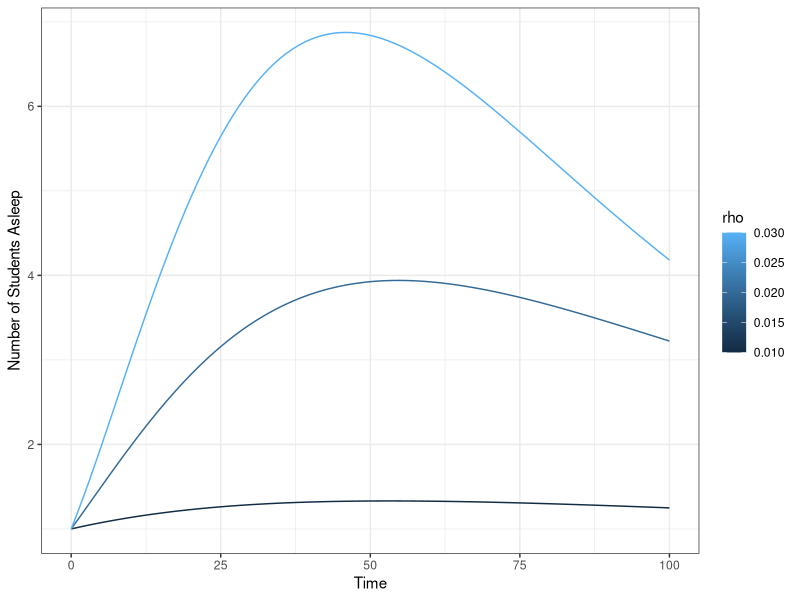
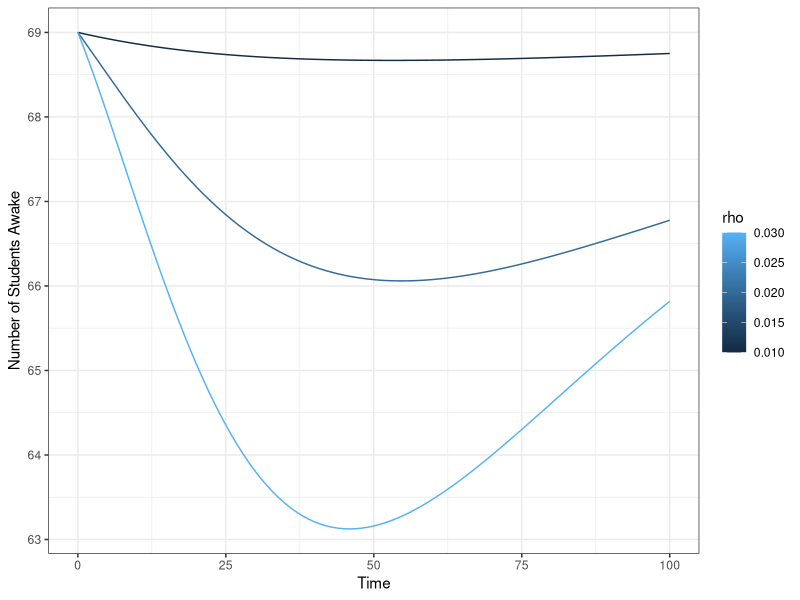
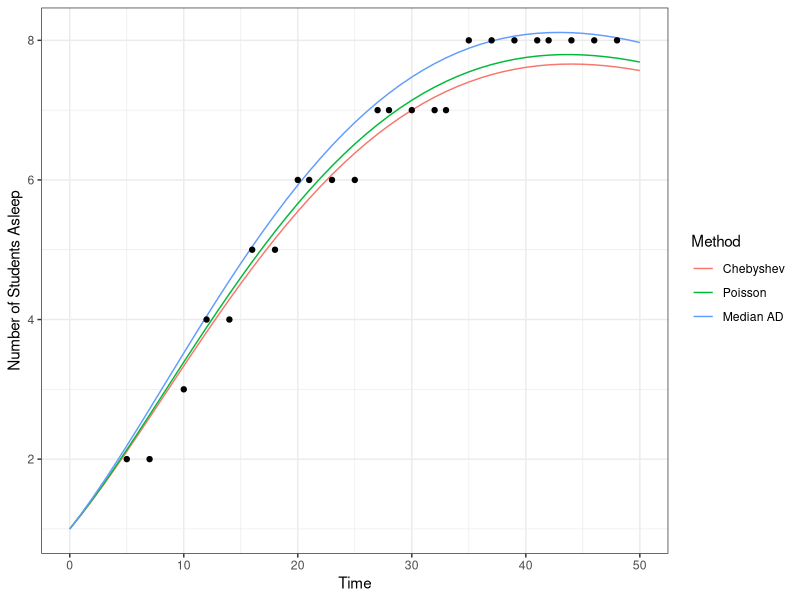
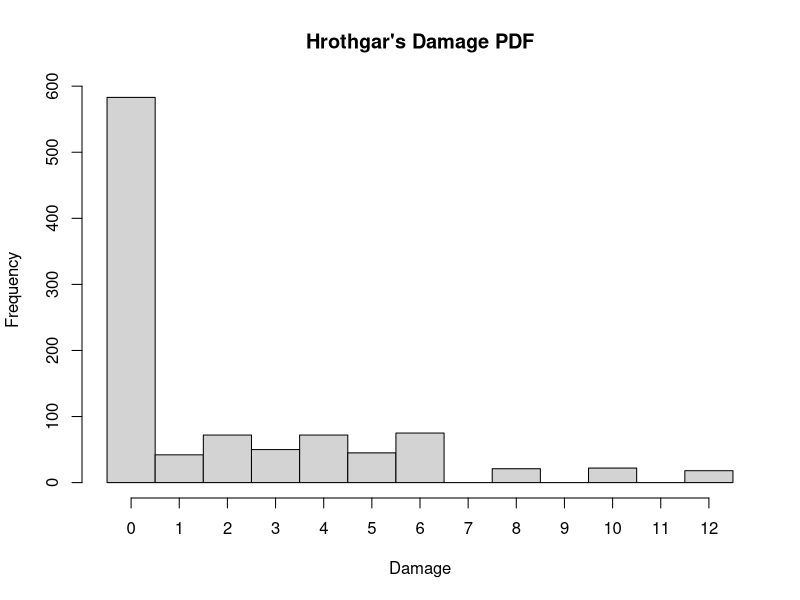
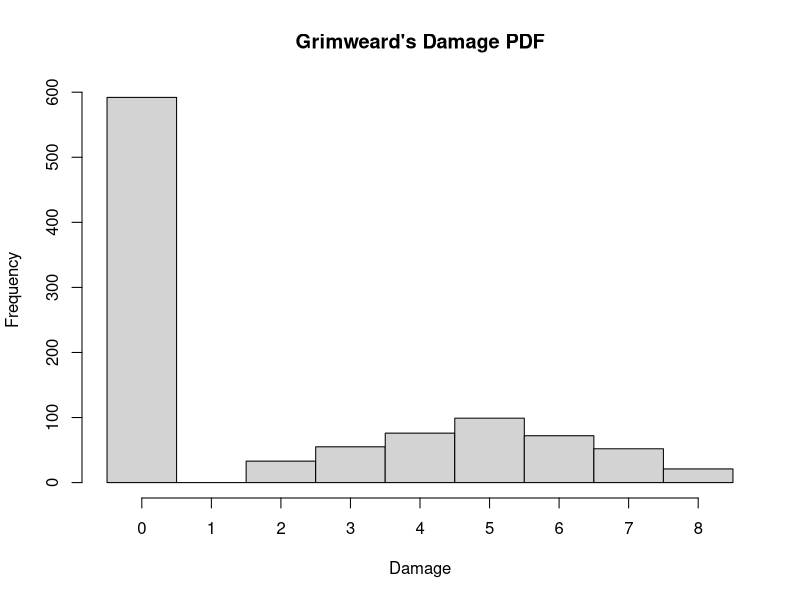
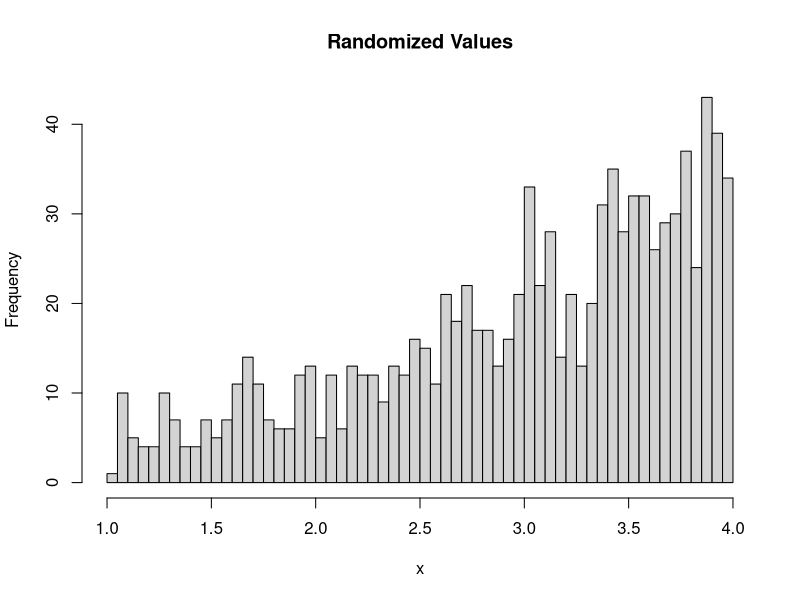
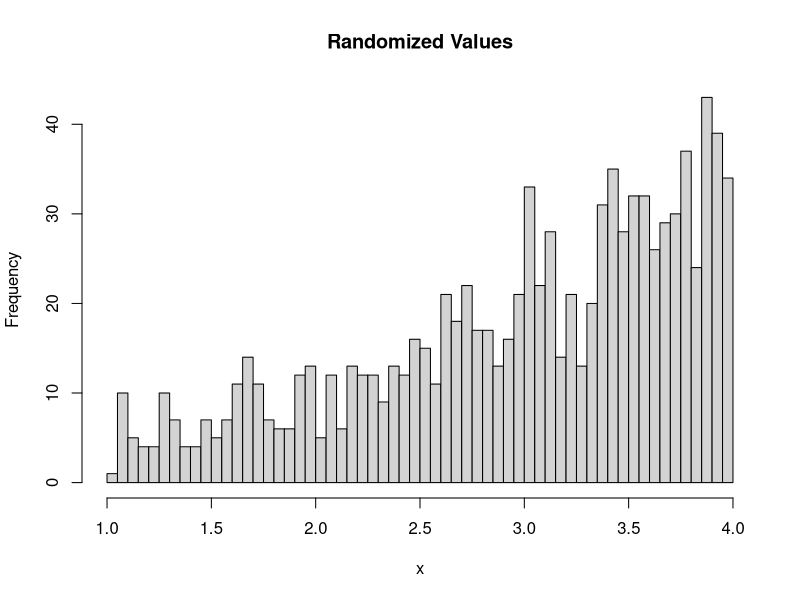

Write R code to recreate these figures, in order.
## ---- chunk 1
rho <- 0.02
A <- 69
Z <- 1

data <- data.frame(Time=0, A = A, Z = Z)

for(i in 1:100){
  DeltaA <- -rho*A*(Z/70)^0.5
  DeltaZ <- rho*A*(Z/70)^0.5 - Z/15
  A <- A + DeltaA
  Z <- Z + DeltaZ
  data <- rbind(data, data.frame(Time = i, "A" = A, "Z" = Z))
}

data$rho <- 0.02

rho <- 0.03 #my second choice
A <- 69
Z <- 1

data2 <- data.frame(Time=0, A = A, Z = Z)

for(i in 1:100){
  DeltaA <- -rho*A*(Z/70)^0.5
  DeltaZ <- rho*A*(Z/70)^0.5 - Z/15
  A <- A + DeltaA
  Z <- Z + DeltaZ
  data2 <- rbind(data2, data.frame(Time = i, "A" = A, "Z" = Z))
}

data2$rho <- 0.03

rho <- 0.01 #my third choice
A <- 69
Z <- 1

data3 <- data.frame(Time=0, A = A, Z = Z)

for(i in 1:100){
  DeltaA <- -rho*A*(Z/70)^0.5
  DeltaZ <- rho*A*(Z/70)^0.5 - Z/15
  A <- A + DeltaA
  Z <- Z + DeltaZ
  data3 <- rbind(data3, data.frame(Time = i, "A" = A, "Z" = Z))
}

data3$rho <- 0.01

Data <- rbind(data, rbind(data2,data3))

library(ggplot2)

g <- ggplot(Data,aes(x=Time, y = Z, col = rho, group = rho))

g + geom_line() + theme_bw() + ylab("Number of Students Asleep")

g <- ggplot(Data,aes(x=Time, y = 70-Z, col = rho, group = rho))

g + geom_line() + theme_bw() + ylab("Number of Students Awake")
## ---- chunk 2
sleepers <- data.frame(Minutes = c(5, 7, 10, 12, 14, 16, 18, 20, 21, 23, 25, 27, 28, 30, 32, 33, 35, 37, 39, 41, 42, 44, 46, 48), Asleep = c(2, 2, 3, 4, 4, 5, 5, 6, 6, 6, 6, 7, 7, 7, 7, 7, 8, 8, 8, 8, 8, 8, 8, 8))
knitr::kable(sleepers)
## ---- chunk 3
medianAD <- function(y, yhat) median(abs(y - yhat)) #calculate the median absolute deviation per instruction

objectiveFunction <- function(x, obs, dist = "medianAD") {
  
  ##model the values
  rho <- x 
  A <- 69
  Z <- 1
  
  sim <- data.frame(Time=0, A = A, Z = Z)
  
  for(i in 1:100){
    DeltaA <- -rho*A*(Z/70)^0.5
    DeltaZ <- rho*A*(Z/70)^0.5 - Z/15
    A <- A + DeltaA
    Z <- Z + DeltaZ
    sim <- rbind(sim, data.frame(Time = i, "A" = A, "Z" = Z))
  }
    
  eval(call(dist, obs$Asleep, sim$Z[sim$Time %in% obs$Minutes]))
}

fit1 <- optim(0.02, objectiveFunction, obs = sleepers, method = "Brent", lower = 0, upper = 0.1)
fit1$par #best value of rho
fit1$convergence #check convergence
## ---- chunk 4
chebyshev <- function(y, yhat) max(abs(y - yhat))
llpois <- function(y, yhat) sum(dpois(y, yhat, log = T))

fit2 <- optim(0.02, objectiveFunction, obs = sleepers, dist = "chebyshev", method = "Brent", lower = 0, upper = 0.1)
fit3 <- optim(0.02, objectiveFunction, obs = sleepers, dist = "llpois", method = "Brent", lower = 0, upper = 0.1, control = list(fnscale = -1))

c("rho"=fit2$par,"conv"=fit2$convergence)
c("rho"=fit3$par,"conv"=fit3$convergence)
## ---- chunk 5
FitData <- data.frame(Time = 0, A = 0, Z = 0, rho = 0)
FitData <- FitData[0,]

for(rho in c(fit1$par,fit2$par,fit3$par)){
  A <- 69
  Z <- 1
  
  fitdata <- data.frame(Time=0, A = A, Z = Z)
  
  for(i in 1:50){
    DeltaA <- -rho*A*(Z/70)^0.5
    DeltaZ <- rho*A*(Z/70)^0.5 - Z/15
    A <- A + DeltaA
    Z <- Z + DeltaZ
    fitdata <- rbind(fitdata, data.frame(Time = i, "A" = A, "Z" = Z))
  }
  
  fitdata$rho <- rho
  
  FitData <- rbind(FitData,fitdata)
}

g <- ggplot(FitData,aes(x=Time, y = Z, col = as.factor(rho), group = rho))

g + geom_line() + theme_bw() + ylab("Number of Students Asleep") + geom_point(data=sleepers, aes(x = Minutes, y = Asleep), col = "black") + scale_color_discrete(name = "Method", labels = c("Chebyshev","Poisson", "Median AD"))
## ---- chunk 6
set.seed(132412)

hrothgar.attack <- function(){
  hit.die <- sample(1:20,1)
  dmg <- sample(1:6,1)
  if(hit.die > 17) return(dmg*2)
  if(hit.die > 11) return(dmg)
  0
}

grimweard.attack <- function(){
  hit.die <- sample(1:10,1)
  dmg <- sum(sample(1:4,2, replace = T))
  if(hit.die > 6) return(dmg)
  0
}

CDF.hrothgar <- ecdf(replicate(10000,hrothgar.attack()))
rdmg.hrothgar <- function(n=1) unname(quantile(CDF.hrothgar, runif(n)))

CDF.grimweard <- ecdf(replicate(10000,grimweard.attack()))
rdmg.grimweard <- function(n=1) unname(quantile(CDF.grimweard, runif(n)))

h1 <- hist(rdmg.hrothgar(1000),main = "Hrothgar's Damage PDF", xlab = "Damage", breaks = 0:13,right=F, xaxt = "n")
axis(1, at = h1$mids, labels = 0:12)

h2 <- hist(rdmg.grimweard(1000),main = "Grimweard's Damage PDF", xlab = "Damage", breaks = 0:9, right=F, xaxt ="n")
axis(1, at = h2$mids, labels = 0:8)
## ---- chunk 7
battle <- function(){
  hrothgar <- 25
  grimweard <- 15
  
  #generate random damage and then look at the cumulative sum
  cumdmg.hrothgar <- cumsum(rdmg.hrothgar(100)) 
  cumdmg.grimweard <- cumsum(rdmg.grimweard(100))
  
  #figure out how many turns it took for the cumulative sum to exceed the respective HP values
  nToWin.hrothgar <- sum(cumdmg.hrothgar < grimweard) + 1
  nToWin.grimweard <- sum(cumdmg.grimweard < hrothgar) + 1
  
  #check the number of turns and determine who won; if turn count is equal, pick someone randomly 
  if(nToWin.grimweard == nToWin.hrothgar){ return(data.frame("Winner" = sample(c("Hrothgar", "Grimweard"),1), Attacks = nToWin.grimweard)) }
  if(nToWin.grimweard < nToWin.hrothgar) return(data.frame("Winner" = "Grimweard", Attacks = nToWin.grimweard))
  return(data.frame("Winner" = "Hrothgar", Attacks = nToWin.hrothgar))
}

#FIGHT!!!!
results <- battle()
for(i in 1:999) results <- rbind(results, battle())

table(results$Winner)/1000
## ---- chunk 8
    mean(results$Attacks[results$Winner == "Hrothgar"])
    quantile(results$Attacks[results$Winner == "Hrothgar"], c(0.025,0.5,0.975))
## ---- chunk 9
    mean(results$Attacks[results$Winner == "Grimweard"])
    quantile(results$Attacks[results$Winner == "Grimweard"], c(0.025,0.5,0.975))
## ---- chunk 10
#thresh is the threshold at which Hrothgar runs
battle2 <- function(thresh = 0){
  hrothgar <- 25
  grimweard <- 15
  
  cumdmg.hrothgar <- cumsum(rdmg.hrothgar(100))
  cumdmg.grimweard <- cumsum(rdmg.grimweard(100))
  
  #Note that Grimweard's winning condition is now based upon subtracting the threshold from his HP
  #if thresh = 0, we should get the same results as our first simulations
  nToWin.hrothgar <- sum(cumdmg.hrothgar < grimweard) + 1
  nToWin.grimweard <- sum(cumdmg.grimweard < hrothgar - thresh) + 1
  
  #similar logic as previous function, but we track fleeing and death now
  if(nToWin.hrothgar < nToWin.grimweard) return(data.frame("Winner" = c("Hrothgar"), Flee  = F, Killed= F))
  if(sample(c("Hrothgar","Grimweard"),1) == "Hrothgar" & nToWin.grimweard == nToWin.hrothgar) return(data.frame("Winner" = c("Hrothgar"), Flee  = F, Killed= F))
  return(data.frame("Winner" = "Grimweard", Flee = cumdmg.grimweard[nToWin.grimweard] >= hrothgar - thresh, Killed = cumdmg.grimweard[nToWin.grimweard+1] >= hrothgar))
  
}

#now loop over all possible thresholds to look for optimal strategy
strategy <- data.frame(threshold = 0:24, winning.percent = NA, saved.death = NA)
for(f in strategy$threshold){
  results2 <- battle2(f)
  for(i in 1:999) results2 <- rbind(results2, battle2(f))
  strategy$winning.percent[f+1] <- sum(results2$Winner == "Hrothgar")/1000
  summaryTab <- xtabs(rep(1, 1000) ~ Flee  + Killed + Winner, data = results2)
  strategy$saved.death[f+1] <- sum(summaryTab["TRUE","FALSE","Grimweard"])/sum(summaryTab["TRUE",,"Grimweard"])
}

knitr::kable(strategy)
## ---- chunk 11
#R doesn't have arcsinh
arcsinh <- function(x) {
    y <- log(x + sqrt(x ^ 2 + 1))
    return(y)
}

InvCDF <- function(q) -2*sqrt(5/3)*sinh(1/3*arcsinh(-3/10*(6+78*q)*sqrt(3/5)))

randQs <- runif(1000)

xvals <- InvCDF(randQs)

hist(xvals,50, main = "Randomized Values", xlab = "x")
## ---- chunk 12
numericalInverse <- function(q) uniroot(function(x) 1/78*(x^3 + 5*x - 6)- q, lower = 1, upper = 4)$root

#compare solutions
InvCDF(0.5)
numericalInverse(0.5)

hist(sapply(randQs,numericalInverse),50, main = "Randomized Values", xlab = "x")

